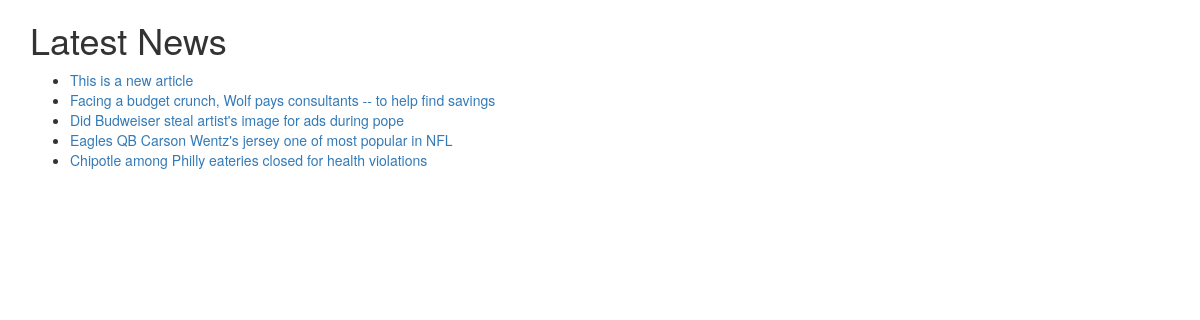
The app's page / (signed in) with its own data.
### news/models.py (models this page shows, shortened)
class Article(TimeStampedModel):
    author = models.ForeignKey(Author, null=True, blank=True)
    title = models.CharField(max_length=150, null=True, blank=True)
    body = models.TextField(null=True, blank=True)
    publish = models.BooleanField(default=False)
    class Meta:
        db_table = 'article'

### news/views.py (the view)
# urls.py: url(r'^$', show_list, name='show_list'),
def show_list(request):
	if not request.user.is_authenticated():
		articles = Article.objects.filter(publish=True).order_by('-created')
	else:
		articles = Article.objects.all().order_by('-created')
	template_name = "list.html"
	context = {
		'articles': articles
	}
	return render(request, template_name, context)

### news/templates/list.html (shortened to what this page needs)
{% extends "base.html" %}
{% block content %}
    <div class="container">
    	<h1>Latest News</h1>
    	<ul>
        {% for article in articles %}
        <li>
            <a href="view/{{ article.id }}">{{ article.title }}</a>
        </li>
        {% endfor %}
        </ul>
    </div>
{% endblock %}

### news/templates/base.html (shortened to what this page needs)
<!DOCTYPE html>
<html lang="en">
<head>
    <link href="/static/bootstrap/css/bootstrap.min.css" rel="stylesheet">
</head>
<body>
        {% block content %}{% endblock %}
</body>
</html>

### records on screen
Article: title "This is a new article"
Article: title "Facing a budget crunch, Wolf pays consultants -- to help find savings"
Article: title "Did Budweiser steal artist's image for ads during pope"
Article: title "Eagles QB Carson Wentz's jersey one of most popular in NFL"
Article: title "Chipotle among Philly eateries closed for health violations"
